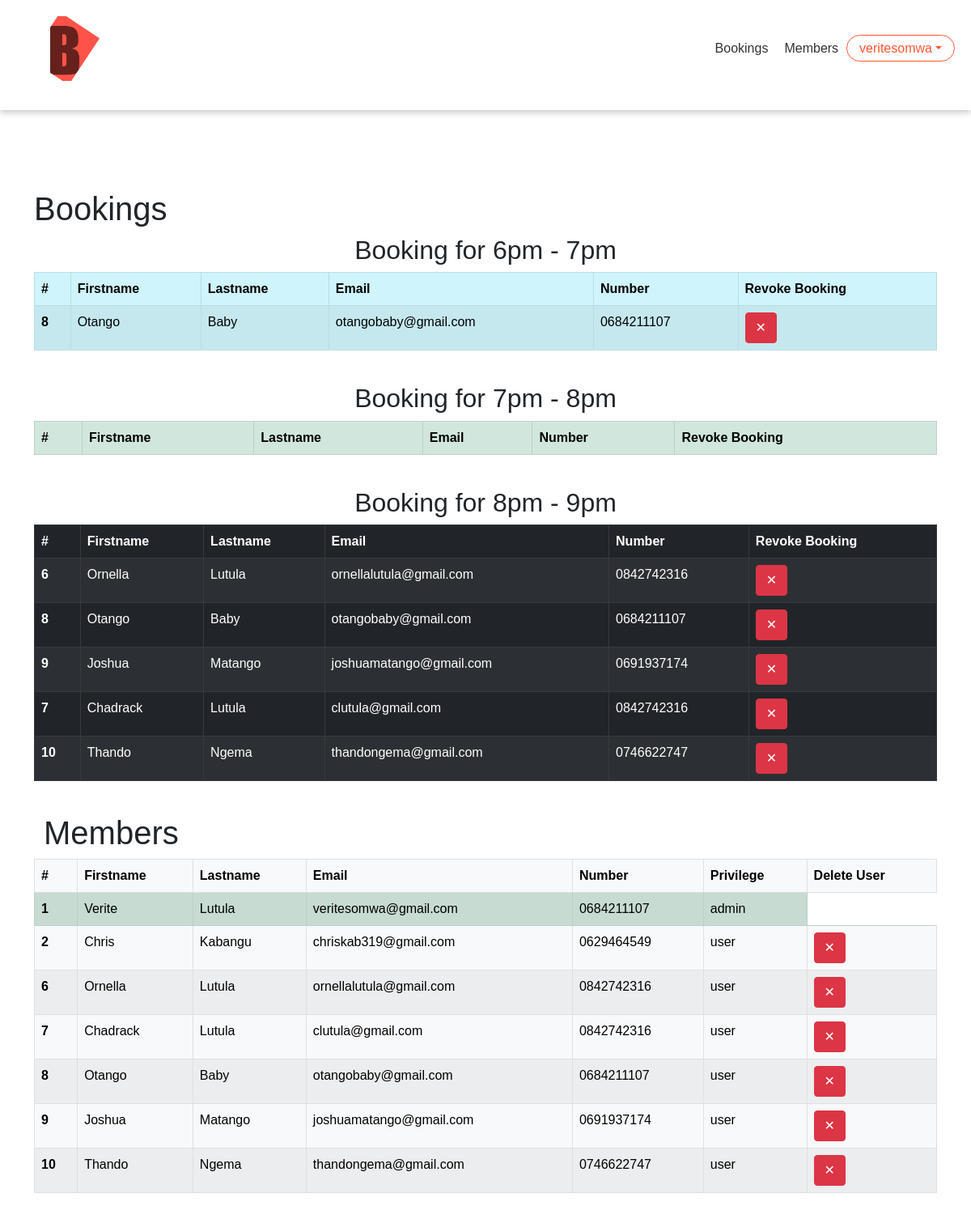
/index.php (signed in), run on the app's committed database.
### tables this page shows
CREATE TABLE `bookings` (
  `bookings_id` int(11) NOT NULL,
  `user_id` int(11) NOT NULL,
  `booked` varchar(100) NOT NULL,
  `in_time` time NOT NULL,
  `out_time` time NOT NULL
);

CREATE TABLE `users` (
  `user_id` int(11) NOT NULL,
  `user_firstname` varchar(100) NOT NULL,
  `user_lastname` varchar(100) NOT NULL,
  `user_email` varchar(100) NOT NULL,
  `user_password` varchar(100) NOT NULL,
  `user_number` varchar(100) NOT NULL,
  `privilege` varchar(100) NOT NULL
);

### includes/dashboard__admin.php (the view, shortened to what this page needs)
<?php
$getPosistion = strpos($_SESSION['user_email'], "@");
$username = substr($_SESSION['user_email'], 0, $getPosistion);
?>
<section class="vh-100" id="containers">
        <div class="h-custom">
        <div style="height:100px">
        </div>
        <div id="adminContainer" class="container">
            <br>
            <div id="booking">
                <h1>Bookings</h1>
                <div class="table-responsive">
                <center><h2>Booking for 6pm - 7pm</h2></center>
                <table class="table table-info table-striped table-bordered">
                    <thead>
                        <tr>
                        <th scope="col">#</th>
                        <th scope="col">Firstname</th>
                        <th scope="col">Lastname</th>
                        <th scope="col">Email</th>
                        <th scope="col">Number</th>
                        <th scope="col">Revoke Booking</th>
                        </tr>
                    </thead>
                    <tbody>
                    <?php
                        $query = "SELECT * FROM users, bookings WHERE users.user_id = bookings.user_id AND bookings.booked='true' AND bookings.in_time='18:00:00'";
                        $query_run = mysqli_query($conn, $query);
                        while($row = mysqli_fetch_array($query_run)){
                            ?>
                                <tr class="<?php if ($row['user_id'] == $_SESSION['user_id']) {echo "table-success";}?>">
                                    <th scope="row"><?php echo $row['user_id']?></th>
                                    <td><?php echo $row['user_firstname']?></td>
                                    <td class="activate"><?php echo $row['user_lastname']?></td>
                                    <td class="activate"><?php echo $row['user_email']?></td>
                                    <td><?php echo $row['user_number']?></td>
                                    <?php
                                    if($row['privilege'] == "user"){
                                        ?>
                                        <td><form action="" method="post"><button class="btn btn-danger" type="submit" name="user<?php echo $row['user_id'] ?>67">✕</button></form></td>
                                        <?php
                                    }
                                        ?>
                                </tr>
                            <?php
                        }
                    ?>
                    </tbody>
                <table>
                    <br>
                <center><h2>Booking for 7pm - 8pm</h2></center>
                <table class="table table-success table-striped table-bordered">
                    <thead>
                        <tr>
                        <th scope="col">#</th>
                        <th scope="col">Firstname</th>
                        <th scope="col">Lastname</th>
                        <th scope="col">Email</th>
                        <th scope="col">Number</th>
                        <th scope="col">Revoke Booking</th>
                        </tr>
                    </thead>
                <table>
                <br>
                <center><h2>Booking for 8pm - 9pm</h2></center>
                <table class="table table-dark table-striped table-bordered">
                    <thead>
                        <tr>
                        <th scope="col">#</th>
                        <th scope="col">Firstname</th>
                        <th scope="col">Lastname</th>
                        <th scope="col">Email</th>
                        <th scope="col">Number</th>
                        <th scope="col">Revoke Booking</th>
                        </tr>
                    </thead>
                    <tbody>
                    <?php
                        $query = "SELECT * FROM users, bookings WHERE users.user_id = bookings.user_id AND bookings.booked='true' AND bookings.in_time='20:00:00'";
                        $query_run = mysqli_query($conn, $query);
                        while($row = mysqli_fetch_array($query_run)){
                            ?>
                                <tr class="<?php if ($row['user_id'] == $_SESSION['user_id']) {echo "table-success";}?>">
                                    <th scope="row"><?php echo $row['user_id']?></th>
                                    <td><?php echo $row['user_firstname']?></td>
                                    <td class="activate"><?php echo $row['user_lastname']?></td>
                                    <td class="activate"><?php echo $row['user_email']?></td>
                                    <td><?php echo $row['user_number']?></td>
                                    <?php
                                    if($row['privilege'] == "user"){
                                        ?>
                                        <td><form action="" method="post"><button class="btn btn-danger" type="submit" name="user<?php echo $row['user_id'] ?>89">✕</button></form></td>
                                        <?php
                                    }
                                ?>
                                </tr>
                            <?php
                        }
                    ?>
                    </tbody>
                </div>
                </div>
            </div>
        <div id="members" class="container">
            <br>
            <h1>Members</h1>
            <div class="table-responsive">
            <table class="table table-light table-striped table-bordered">
                <thead>
                    <tr>
                    <th scope="col">#</th>
                    <th scope="col">Firstname</th>
                    <th scope="col">Lastname</th>
                    <th scope="col">Email</th>
                    <th scope="col">Number</th>
                    <th scope="col">Privilege</th>
                    <th scope="col">Delete User</th>
                    </tr>
                </thead>
                <tbody>
                <?php
                    $query = "SELECT * FROM users";
                    $query_run = mysqli_query($conn, $query);
                    while($row = mysqli_fetch_array($query_run)){
                        ?>
                            <tr class="<?php if ($row['user_id'] == $_SESSION['user_id']) {echo "table-success";}?>">
                                <th scope="row"><?php echo $row['user_id']?></th>
                                <td><?php echo $row['user_firstname']?></td>
                                <td class="activate"><?php echo $row['user_lastname']?></td>
                                <td class="activate"><?php echo $row['user_email']?></td>
                                <td><?php echo $row['user_number']?></td>
                                <?php echo "<td>".$row["privilege"]."</td>"?>
                                <?php
                                    if($row['privilege'] == "user"){
                                        ?>
                                        <td><form action="" method="post"><button class="btn btn-danger" type="submit" name="user<?php echo $row['user_id'] ?>">✕</button></form></td>
                                        <?php
                                    }
                                ?>
                            </tr>
                        <?php
                    }
                ?>
                </tbody>
            </table>
            </div>
        </div>
        </div>
<nav id="navBar">
<ul class="menu">
<li class="logo"><a href="<?php echo $SERVER['HTTP_REFERER']?>"><img class="banner" src="includes/images/icons/favicon.ico" alt="bigwordalert" width="80" height="80"></a></li>
    <li class="item"><a href="#bookings">Bookings</a></li>
    <li class="item"><a href="#members">Members</a></li>
    <div class="dropdown button item">
    <a href="#" id="dropdown-link" class="dropdown-toggle" data-bs-toggle="dropdown"><?php echo $username;?></a>
    </div>
</ul>
</nav>
    </section>
</body>
</html>

### includes/header.php (shortened to what this page needs)
<!DOCTYPE html>
<html lang="en">
<head>
    <link href="https://cdn.jsdelivr.net/npm/bootstrap@5.0.2/dist/css/bootstrap.min.css" rel="stylesheet">
    <link rel="stylesheet" href="https://cdn.jsdelivr.net/npm/@fortawesome/fontawesome-free@6.2.1/css/fontawesome.min.css">
    <link rel="stylesheet" href="https://cdn.jsdelivr.net/npm/bootstrap-icons@1.10.2/font/bootstrap-icons.css">
    <link href="main.css" rel="stylesheet">
</head>
<body>

### index.php (shortened to what this page needs)
<?php
require "includes/db.php";
include "includes/header.php"
;
if (isset($_SESSION['user_id']) & !empty($_SESSION['user_id'])){
    if ($_SESSION['privilege'] == "admin"){
        include "includes/dashboard__admin.php";
    }else if ($_SESSION['privilege'] == "user"){
        include "includes/dashboard.php";
    }
}else{
    include "includes/login.php";
}
?>

### main.css (style rules this page uses)
* { box-shadow: border-box; padding: 0; margin: 0; }
body { font-family: sans-serif; }
nav { background: #fff; padding: 5px 20px; position: fixed; box-shadow: 0 3px 8px rgba(0, 0, 0, 0.22); }
ul { list-style-type: none; }
a { color: #333; text-decoration: none; }
#adminContainer { position: relative; top: 110px; }
.menu li { font-size: 16px; padding: 15px 5px; }
.logo a { font-size: 20px; }
#dropdown-link { color: #ff5733; background: none; }
.menu { display: flex; flex-wrap: wrap; justify-content: space-between; align-items: center; }
.item.button { order: 2; }
.item { width: 100%; text-align: center; order: 3; display: none; }
@media all and (min-width: 500px) { .menu { justify-content: center; } }
@media all and (min-width: 500px) { .logo { flex: 1; } }
@media all and (min-width: 500px) { .item.button { width: auto; order: 1; display: block; } }
@media all and (min-width: 500px) { .button a { text-decoration: none; padding: 7px 15px; background: #ff5733; border: 1px solid #ff5733; border-radius: 50em; } }

### includes/header.php (style rules this page uses)
.h-custom { min-height: calc(100% - 73px); }

### includes/dashboard__admin.php (style rules this page uses)
#navBar { position: fixed; top:0; width: 100%; }

### data on the page
bookings: user "8", user.user_firstname "Otango", user.user_lastname "Baby", user.user_email "otangobaby@gmail.com", user.user_number "0684211107"
bookings: user "6", user.user_firstname "Ornella", user.user_lastname "Lutula", user.user_email "ornellalutula@gmail.com", user.user_number "0842742316"
bookings: user "8", user.user_firstname "Otango", user.user_lastname "Baby", user.user_email "otangobaby@gmail.com", user.user_number "0684211107"
bookings: user "9", user.user_firstname "Joshua", user.user_lastname "Matango", user.user_email "joshuamatango@gmail.com", user.user_number "0691937174"
bookings: user "7", user.user_firstname "Chadrack", user.user_lastname "Lutula", user.user_email "clutula@gmail.com", user.user_number "0842742316"
bookings: user "10", user.user_firstname "Thando", user.user_lastname "Ngema", user.user_email "thandongema@gmail.com", user.user_number "0746622747"
users: user_id "1", user_firstname "Verite", user_lastname "Lutula", user_email "veritesomwa@gmail.com", user_number "0684211107", privilege "admin"
users: user_id "2", user_firstname "Chris", user_lastname "Kabangu", user_email "chriskab319@gmail.com", user_number "0629464549", privilege "user"
users: user_id "6", user_firstname "Ornella", user_lastname "Lutula", user_email "ornellalutula@gmail.com", user_number "0842742316", privilege "user"
users: user_id "7", user_firstname "Chadrack", user_lastname "Lutula", user_email "clutula@gmail.com", user_number "0842742316", privilege "user"
users: user_id "8", user_firstname "Otango", user_lastname "Baby", user_email "otangobaby@gmail.com", user_number "0684211107", privilege "user"
users: user_id "9", user_firstname "Joshua", user_lastname "Matango", user_email "joshuamatango@gmail.com", user_number "0691937174", privilege "user"
users: user_id "10", user_firstname "Thando", user_lastname "Ngema", user_email "thandongema@gmail.com", user_number "0746622747", privilege "user"

### other printed values
$username "veritesomwa"
